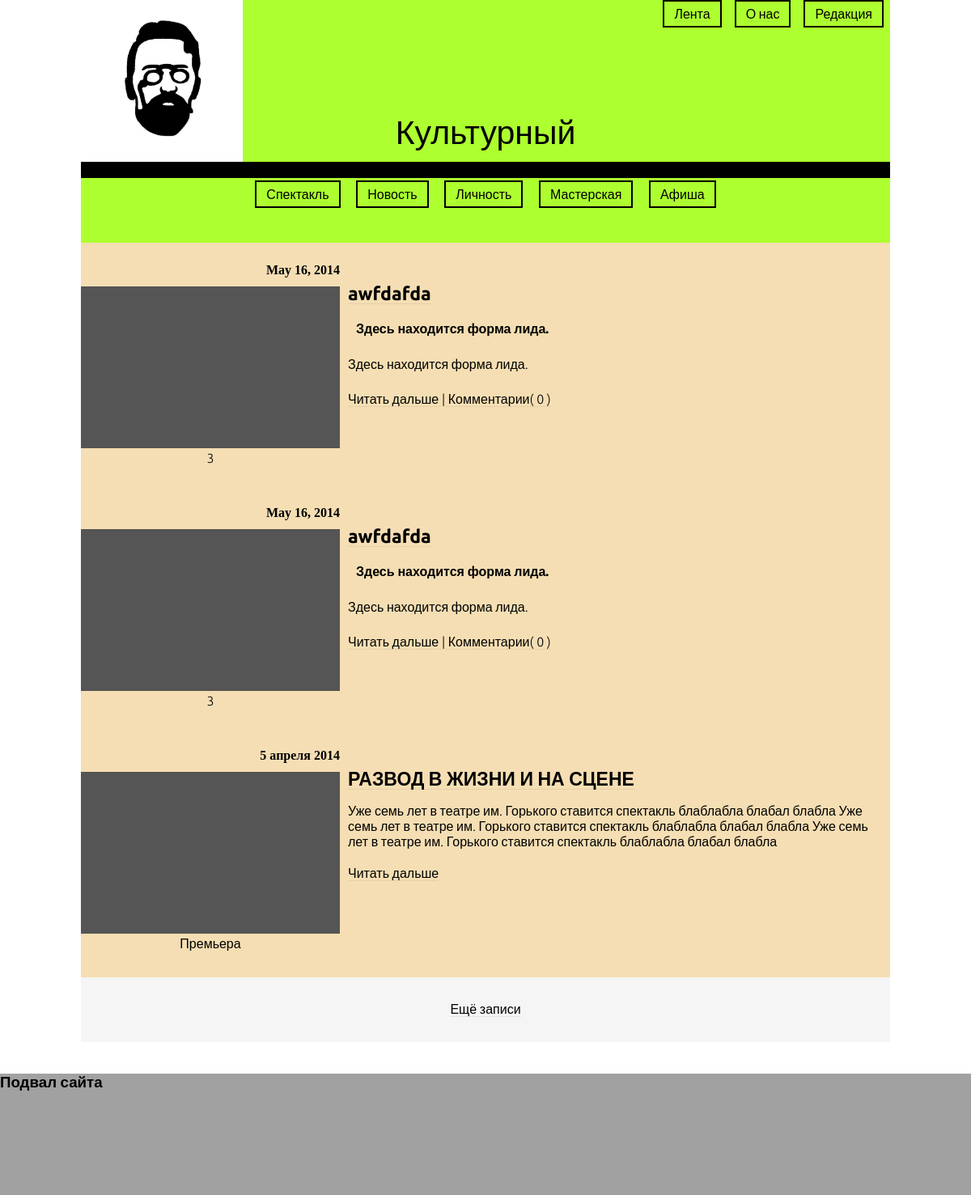
The page / on the database its author committed.
### blog_app/models.py (models this page shows)
class New(models.Model):
    date = models.DateField(auto_now=True)
    pic_url = models.CharField(max_length=100)
    new_type = models.PositiveIntegerField()
    name = models.TextField()
    lid = models.TextField()
    html = models.TextField()
    cviews = models.PositiveIntegerField( default=0 )
    ccomments = models.PositiveIntegerField( default=0 )
    authors = models.TextField()

### blog_app/views.py (the view)
# urls.py: url(r'^$', lenta),
def lenta(request):
	a = get_records(10, 1, 0)
	print(a)
	html_code = ""
	rcds = New.objects.all()[:10]
	for i in rcds:
		record = {
			'id': i.id,
			'date': i.date,
			'type': i.new_type,
			'title': i.name,
			'info': i.lid,
			'lid': i.lid,
			'views': i.cviews,
			'comments': i.ccomments,
		}
		html_code += render_to_string('pages/item_li.html', record)
	dictionary = {'stuff': html_code}
	return render(request, 'pages/lenta.html', dictionary)

### blog_app/models.py (called while the page is built)
def get_records(n, mask, next):
    objects = New.objects.all()
    if(mask == 0):
        return objects[ n * next : n * next + n ]
    i = n * next;
    j = 0
    selected_objects = []
    while(n + 10 and i < len(objects)):
        if(objects[i].new_type == mask):
            selected_objects.append(objects[i])
            j += 1
        i += 1
    return selected_objects

### templates/pages/item_li.html
<li>
        <div class="item">
            <div class="item_pic">
                <div class="item_date">
                    {{ date }}
                </div>
                <div class="item_photo">
                </div>
                <div class="item_type">
                    {{ type }}
                </div>
            </div>
            <div class="item_info">
                <div class="item_header">
                        <a href="/item/{{ id }}" class=title_link>{{ title }}</a>
                </div>
                <div class="item_information">{{ info|safe }}</div>
                <div class="item_lid">{{ lid|safe }}</div>
                <div class="item_read">
                    <a href="/item/{{ id }}">Читать дальше </a>|<a href="/item/{{ id }}"> Комментарии( {{ comments }} )</a>
                </div>
            </div>
</div>
</li>

### static/css/header.css (style rules this page uses)
a { color: inherit; border-bottom: solid 1px rgba(128,128,128,0.15); text-decoration: none; -moz-transition: background-color 0.35s ease-in-out, color 0.35s ease-in-out, border-bottom-color 0.35s ease-in-out; -webkit-transition: background-color 0.35s ease-in-out, color 0.35s ease-in-out, border-bottom-color 0.35s ease-in-out; -o-transition: background-color 0.35s ease-in-out, color 0.35s ease-in-out, border-bottom-color 0.35s ease-in-out; -ms-transition: background-color 0.35s ease-in-out, color 0.35s ease-in-out, border-bottom-color 0.35s ease-in-out; transition: background-color 0.35s ease-in-out, color 0.35s ease-in-out, border-bottom-color 0.35s ease-in-out; }
html, body { width:100%; min-height: 100%; font-family: 'Ubuntu', sans-serif; font-size: 12pt; font-weight: 300; }
body { left:0; margin: 0; }

### static/css/main_style.css (style rules this page uses)
.item { margin-top: 20px; min-height: 250px; padding-top: 5px; }
.item_pic { height: inherit; display: inline-block; float:left; text-align: center; position: absolute; }
.item_info { padding-top: 25px; padding-left: 330px; display: inline-block; min-height: 250px; width: inherit; }
.item_photo { display: inline-block; width: 320px; height:200px; background-color: #555555; }
.item_date { font-family: times new roman, fantasy; font-weight: bold; height: 21px; padding-bottom: 8px; width: inherit; text-align: right; }
.item_header { font-size: 23px; font-weight: 700; }
.item_read { width: inherit; margin-top: 20px; text-align: left; }
.item_lid { margin-top: 16px; }
.item_information { padding-top: 16px; padding-left: 10px; width: inherit; font-weight: bold; }

### static/css/item_page.css (style rules this page uses)
p { line-height: 28px; margin: 0 0 15px; }

### rows shown on the page
New: date "May 16, 2014", name "awfdafda", lid "Здесь находится форма лида."
New: date "May 16, 2014", name "awfdafda", lid "Здесь находится форма лида."

### other values the page prints
{{ type }} "3 3"
{{ comments }} "0 0"
